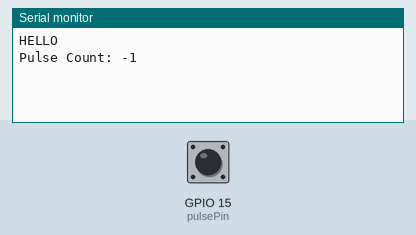
The program below on a simulated ESP32. On the bench: the last lines printed to the serial monitor. The inputs (shaded band) are chosen by the test bench; at power-on: GPIO 15 (pulsePin) HIGH. EEPROM starts erased.

Above: at 1.2 s.
1.3 s: GPIO 15 (pulsePin) pulled LOW for 0.15 s
At 2.4 s:
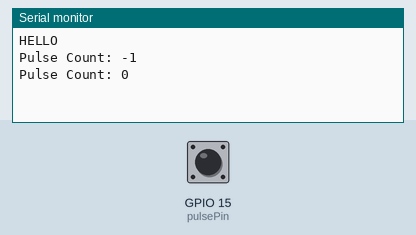
2.9 s: GPIO 15 (pulsePin) pulled LOW for 1 s
At 3.8 s:
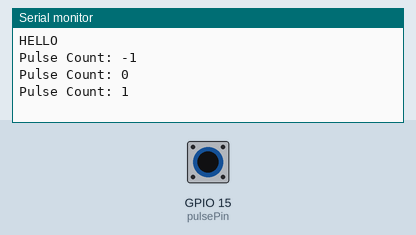
5.4 s: GPIO 15 (pulsePin) pulled LOW for 0.15 s
At 6.6 s:
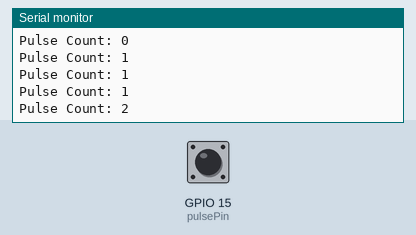
Timing chart, 0 to 8.4 s (numbered marks = the images above; inputs shaded):
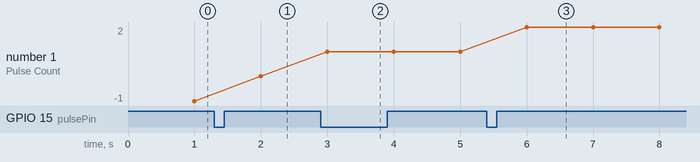

The program:

main.cpp
```cpp
#include <Arduino.h>
#include <EEPROM.h>

const int pulsePin = 15;  // Change this to your desired input pin
volatile int pulseCount = 0;

void IRAM_ATTR pulseInterrupt() {
  pulseCount++;
}

void setup() {
  Serial.begin(115200);
  Serial.println("HELLO");
  pinMode(pulsePin, INPUT_PULLUP);
  attachInterrupt(digitalPinToInterrupt(pulsePin), pulseInterrupt, FALLING);

  EEPROM.begin(sizeof(int));
  int savedCount;
  EEPROM.get(0, savedCount);
  pulseCount = savedCount;
}

void loop() {
  // Your main loop code goes here
  // This is just an example to show how the pulse count is updated

  static unsigned long prevMillis = 0;
  unsigned long currentMillis = millis();

  if (currentMillis - prevMillis >= 1000) {
    prevMillis = currentMillis;
    Serial.println("Pulse Count: " + String(pulseCount));

    // Save pulse count to EEPROM
    EEPROM.put(0, pulseCount);
    EEPROM.commit();
  }
}
```

Measured:
- after the input at 1.3 s, the serial monitor: prints a new line after 0.70 s (image 1)
- after the input at 2.9 s, the serial monitor: prints a new line after 0.10 s (image 2)
- after the input at 5.4 s, the serial monitor: prints a new line after 0.60 s (image 3)
- plotted number 1: -1 → 0 after the input at 1.3 s, 0 → 1 after the input at 2.9 s, 1 → 2 after the input at 5.4 s
